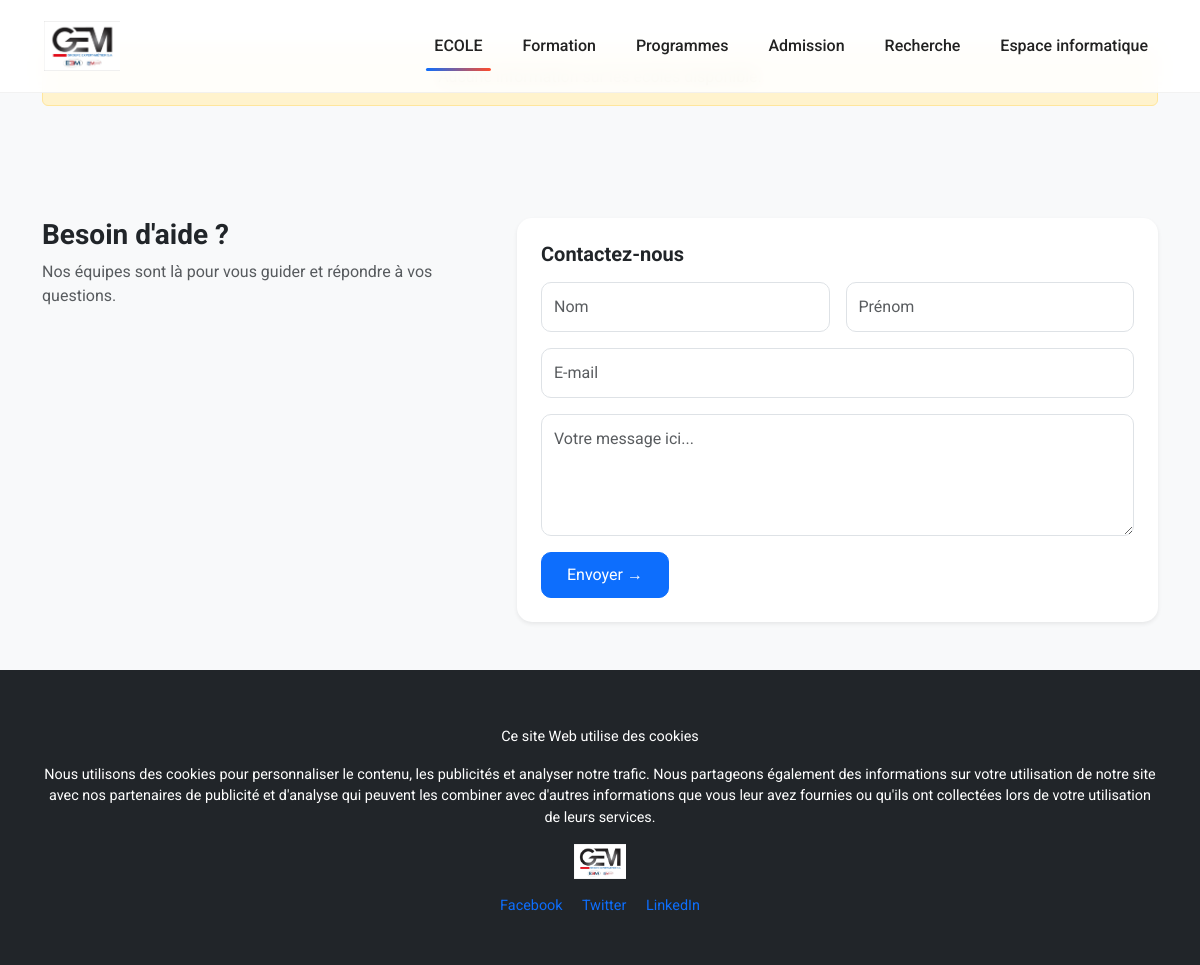
Before: / with the older database file.
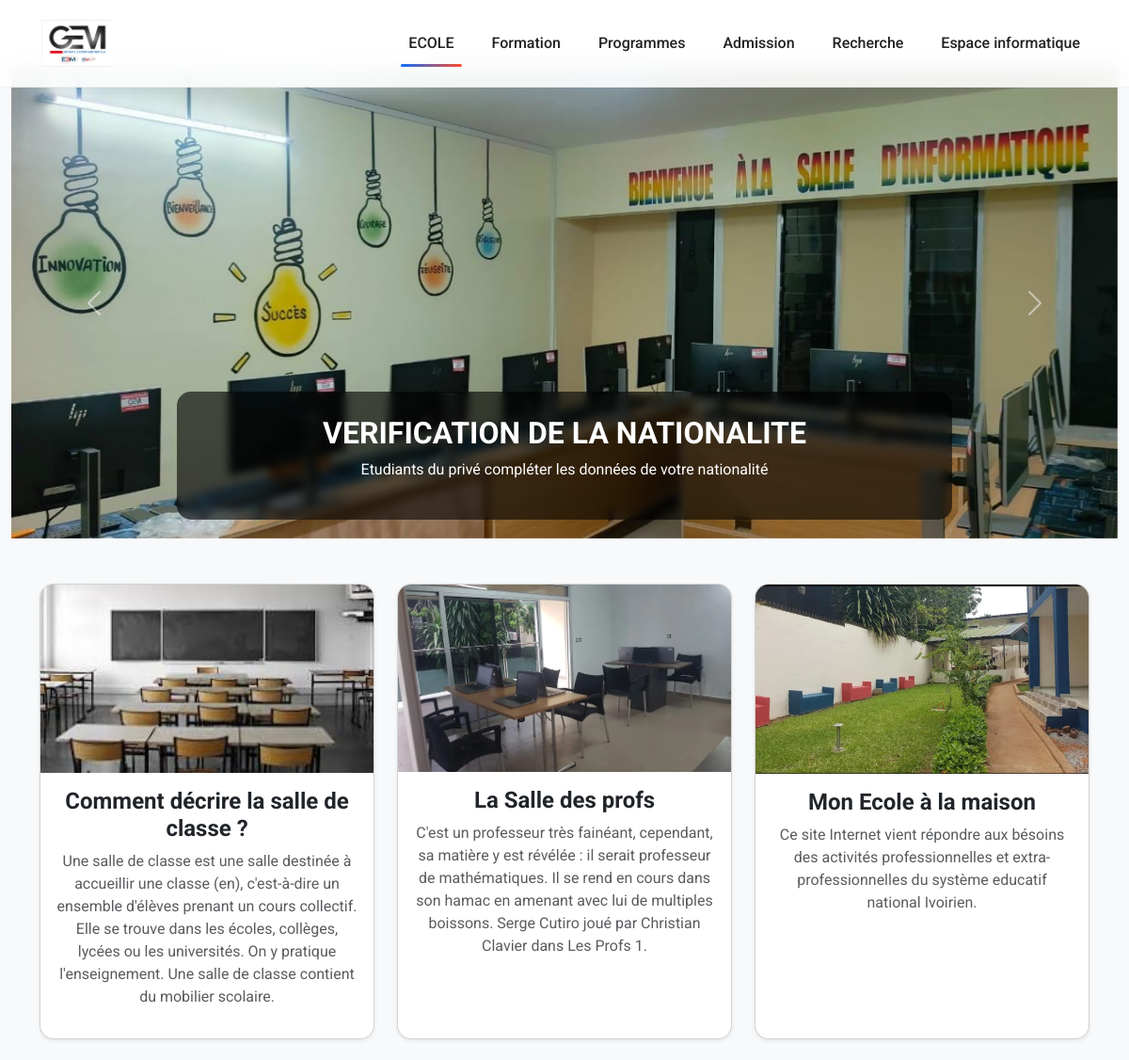
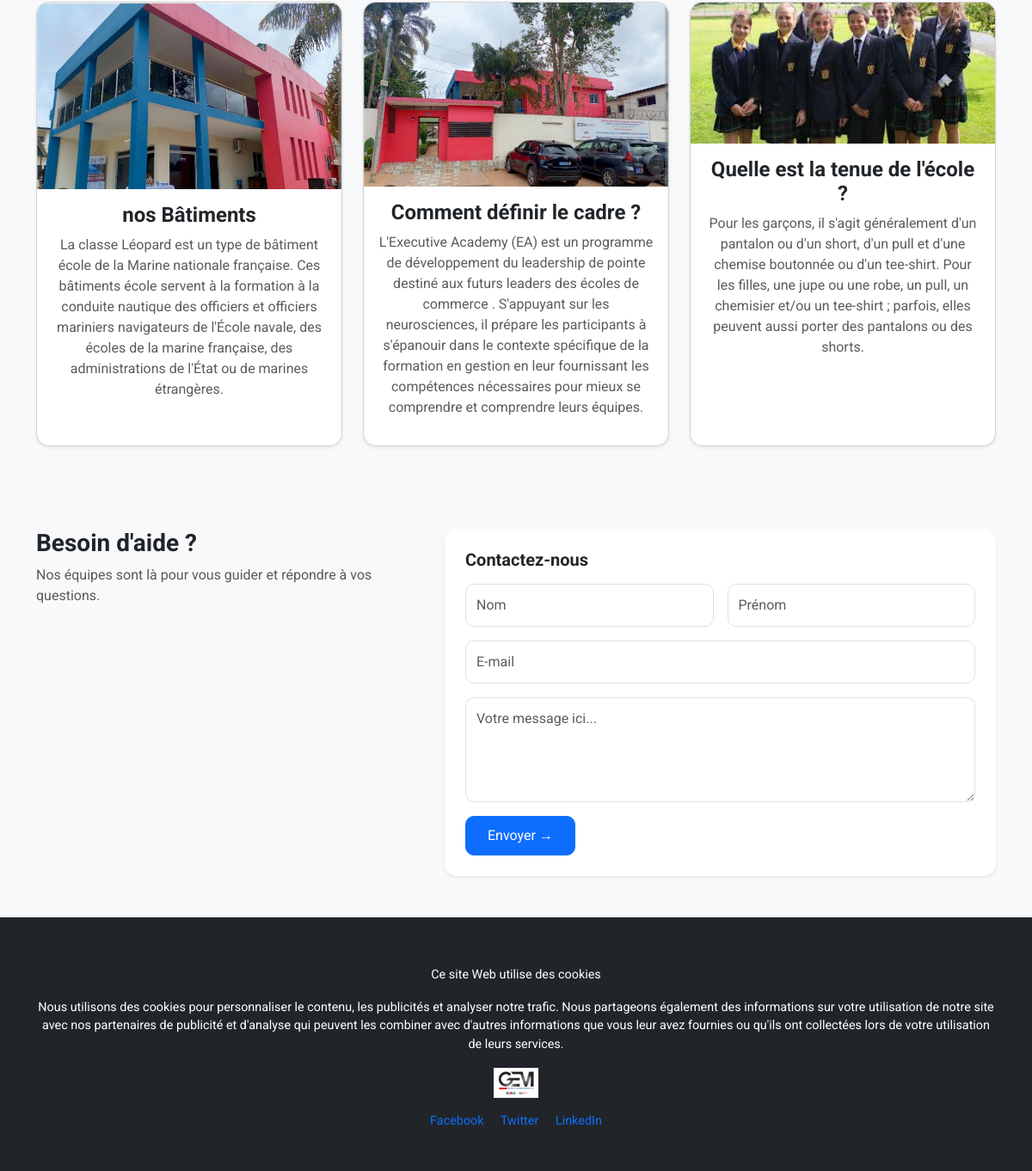
After: the same page with the newer database file (2 pictures, top to bottom).
### myapp/models.py (models this page shows, shortened)
class HomePage(models.Model):
    site_name = models.CharField(max_length=255)
    logo = models.ImageField(upload_to="logos/")
    welcome_titre = models.CharField(max_length=255)
    welcome_message = RichTextField(default="Bienvenue sur notre site")
    action1_message = models.CharField(max_length=255)
    action1_lien = models.CharField(max_length=255)
    action2_message = models.CharField(max_length=255)
    action2_lien = models.CharField(max_length=255)
    contact_message = RichTextField(default="Contactez-nous")
    about_message = RichTextField(default="Bienvenue sur notre site")
    footer_message = RichTextField(default="© 2025 – Tous droits réservés")
    footer_bouton_message = models.CharField(max_length=255, default="En savoir plus")
    class Meta:
        verbose_name = "Page d'accueil"
        verbose_name_plural = "Pages d'accueil"

class HomeSlide(models.Model):
    title = models.CharField(max_length=255)
    message = models.TextField()
    image = models.ImageField(upload_to="slides/", blank=True, null=True)
    action_text = models.CharField(max_length=100, blank=True, null=True)
    action_link = models.URLField(blank=True, null=True)

class Ecole(models.Model):
    nom = models.CharField(max_length=200)
    description = models.TextField()
    image = models.ImageField(upload_to="ecole/")
    image_classes = models.ImageField(upload_to="ecole/", blank=True, null=True)
    description_classes = models.TextField(blank=True, null=True)
    image_cour = models.ImageField(upload_to="ecole/", blank=True, null=True)
    description_cour = models.TextField(blank=True, null=True)
    image_profs = models.ImageField(upload_to="ecole/", blank=True, null=True)
    description_profs = models.TextField(blank=True, null=True)

### myapp/views.py (the view)
# urls.py: path('', views.home, name='home'),
def home(request):
    home_data = HomePage.objects.first()
    slides = HomeSlide.objects.all()
    query = request.GET.get('q')
    products = Product.objects.filter(quantity__gt=0)
    products = Product.objects.filter(quantity__gt=0)
    if query:
        products = products.filter(
            Q(name__icontains=query) |
            Q(description__icontains=query)
        )
    ecoles = Ecole.objects.all()
    return render(request, 'home.html', {
        'home_data': home_data,
        'products': products,
        'slides': slides,
        'query': query,
         'ecoles': ecoles,  # ✅ passe la liste des écoles
    })

### myapp/templates/home.html (shortened to what this page needs)
{% load static %}
<!DOCTYPE html>
<html lang="fr">
<head>
  <link href="https://cdn.jsdelivr.net/npm/bootstrap@5.3.3/dist/css/bootstrap.min.css" rel="stylesheet">
</head>
<body>
  <nav class="navbar navbar-expand-lg fixed-top">
    <div class="container">
      <a class="navbar-brand" href="#">
        {% if home_data.logo %}
        <img src="{{ home_data.logo.url }}" height="50">
        {% endif %}
      </a>
      <div class="collapse navbar-collapse justify-content-end" id="mainNavbar">
        <ul class="navbar-nav gap-lg-4">
          <li class="nav-item"><a class="nav-link active-menu" href="#">ECOLE</a></li>
          <li class="nav-item"><a class="nav-link" href="#">Formation</a></li>
          <li class="nav-item"><a class="nav-link" href="#">Programmes</a></li>
          <li class="nav-item"><a class="nav-link" href="#">Admission</a></li>
          <li class="nav-item"><a class="nav-link" href="#">Recherche</a></li>
          <li class="nav-item"><a class="nav-link" href="#">Espace informatique</a></li>
        </ul>
      </div>
    </div>
  </nav>
  {% if slides %}
  <section class="container-fluid mt-5 pt-4">
    <div id="homeCarousel" class="carousel slide carousel-fade" data-bs-ride="carousel">
      <div class="carousel-inner">
        {% for slide in slides %}
        <div class="carousel-item {% if forloop.first %}active{% endif %}">
          {% if slide.image %}
          <img src="{{ slide.image.url }}" class="d-block w-100">
          {% else %}
          <img src="{% static 'default_slide.jpg' %}" class="d-block w-100">
          {% endif %}
          <div class="carousel-caption">
            <h2 class="fw-bold">{{ slide.title }}</h2>
            <p>{{ slide.message|safe }}</p>
          </div>
        </div>
        {% endfor %}
      </div>
      <button class="carousel-control-prev" type="button" data-bs-target="#homeCarousel" data-bs-slide="prev">
        <span class="carousel-control-prev-icon"></span>
      </button>
      <button class="carousel-control-next" type="button" data-bs-target="#homeCarousel" data-bs-slide="next">
        <span class="carousel-control-next-icon"></span>
      </button>
    </div>
  </section>
  {% endif %}
  <section class="container py-5">
    {% if ecoles %}
    <div class="row g-4">
      {% for ecole in ecoles %}
      <div class="col-12 col-md-6 col-lg-4">
        <div class="card shadow-sm h-100">
          {% if ecole.image %}
          <img src="{{ ecole.image.url }}" class="card-img-top">
          {% endif %}
          <div class="card-body text-center">
            <h4 class="fw-bold">{{ ecole.nom }}</h4>
            <p class="text-muted">{{ ecole.description }}</p>
          </div>
        </div>
      </div>
      {% endfor %}
    </div>
    {% else %}
    <div class="alert alert-warning text-center">
    </div>
    {% endif %}
  </section>
  <section class="container py-5">
    <div class="row">
      <div class="col-md-5 mb-4">
        <h3 class="fw-bold">Besoin d'aide ?</h3>
        <p class="text-muted">Nos équipes sont là pour vous guider et répondre à vos questions.</p>
      </div>
      <div class="col-md-7">
        <div class="card shadow-sm p-4 border-0">
          <h5 class="fw-bold mb-3">Contactez-nous</h5>
          <form method="POST" action="{% url 'contact' %}">
            <div class="row g-3">
              <div class="col-md-6"><input type="text" class="form-control" name="nom" placeholder="Nom" required></div>
              <div class="col-md-6"><input type="text" class="form-control" name="prenom" placeholder="Prénom" required></div>
            </div>
            <div class="mt-3"><input type="email" class="form-control" name="email" placeholder="E-mail" required></div>
            <div class="mt-3"><textarea class="form-control" name="message" rows="4" placeholder="Votre message ici..." required></textarea></div>
            <button type="submit" class="btn btn-primary mt-3">Envoyer →</button>
          </form>
        </div>
      </div>
    </div>
  </section>
  <footer class="text-center">
    <div class="container">
      <p class="mb-2">{{ home_data.footer_message|safe }}</p>
      {% if home_data.logo %}
      <img src="{{ home_data.logo.url }}" height="35">
      {% endif %}
      <div class="mt-3">
        <a href="#" class="me-3">Facebook</a>
        <a href="#" class="me-3">Twitter</a>
        <a href="#">LinkedIn</a>
      </div>
    </div>
  </footer>
</body>
</html>

### myapp/templates/home.html (style rules this page uses)
body { background-color: #f8f9fa; font-family: 'Roboto', sans-serif; scroll-behavior: smooth; }
.navbar { background: rgba(255, 255, 255, 0.9); backdrop-filter: blur(10px); border-bottom: 1px solid rgba(0, 0, 0, 0.05); transition: all 0.3s ease; padding: 1rem 2rem; }
.navbar-brand img { transition: transform 0.3s ease; }
.nav-link { position: relative; font-weight: 500; color: #222 !important; padding: 8px 12px; transition: all 0.3s ease; }
.nav-link::after { content: ""; position: absolute; left: 50%; bottom: -5px; width: 0; height: 3px; background: linear-gradient(to right, #0d6efd, #ff4b2b); transition: all 0.3s ease; transform: translateX(-50%); border-radius: 10px; }
.nav-link:hover::after, .nav-link.active-menu::after { width: 100%; }
.carousel-item img { height: 500px; object-fit: cover; }
.carousel-caption { background: rgba(0, 0, 0, 0.6); padding: 25px 30px; border-radius: 15px; backdrop-filter: blur(5px); animation: fadeUp 1s ease; }
.card { transition: all 0.4s ease; border-radius: 15px; overflow: hidden; cursor: pointer; }
.card img { transition: transform 0.4s ease; }
.form-control { border-radius: 10px; padding: 12px; transition: all 0.3s ease; box-shadow: none !important; }
.btn-primary { border-radius: 10px; padding: 10px 25px; transition: all 0.3s ease; }
footer { background: #212529; color: #fff; padding: 3rem 0; font-size: 0.9rem; }
footer a { color: #0d6efd; text-decoration: none; transition: all 0.3s ease; }

Changed rows visible on the page:
added HomeSlide: image (picture), title "VERIFICATION DE LA NATIONALITE", message "Etudiants du privé compléter les données de votre nationalité"
added Ecole: image (picture), nom "Comment décrire la salle de classe ?", description "Une salle de classe est une salle destinée à accueillir une classe (en), c'est-à-dire un ensemble d'élèves prenant un cours collectif. Elle se trouve dans les écoles, collèges, lycées ou les universités. On y pratique l'enseignement. Une salle de classe contient du mobilier scolaire."
added Ecole: image (picture), nom "La Salle des profs", description "C'est un professeur très fainéant, cependant, sa matière y est révélée : il serait professeur de mathématiques. Il se rend en cours dans son hamac en amenant avec lui de multiples boissons. Serge Cutiro joué par Christian Clavier dans Les Profs 1."
added Ecole: image (picture), nom "Mon Ecole à la maison", description "Ce site Internet vient répondre aux bésoins des activités professionnelles et extra-professionnelles du système educatif national Ivoirien."
added Ecole: image (picture), nom "nos Bâtiments", description "La classe Léopard est un type de bâtiment école de la Marine nationale française. Ces bâtiments école servent à la formation à la conduite nautique des officiers et officiers mariniers navigateurs de l'École navale, des écoles de la marine française, des administrations de l'État ou de marines étrangères."
added Ecole: image (picture), nom "Comment définir le cadre ?", description "L'Executive Academy (EA) est un programme de développement du leadership de pointe destiné aux futurs leaders des écoles de commerce . S'appuyant sur les neurosciences, il prépare les participants à s'épanouir dans le contexte spécifique de la formation en gestion en leur fournissant les compétences nécessaires pour mieux se comprendre et comprendre leurs équipes."
added Ecole: image (picture), nom "Quelle est la tenue de l'école ?", description "Pour les garçons, il s'agit généralement d'un pantalon ou d'un short, d'un pull et d'une chemise boutonnée ou d'un tee-shirt. Pour les filles, une jupe ou une robe, un pull, un chemisier et/ou un tee-shirt ; parfois, elles peuvent aussi porter des pantalons ou des shorts."
